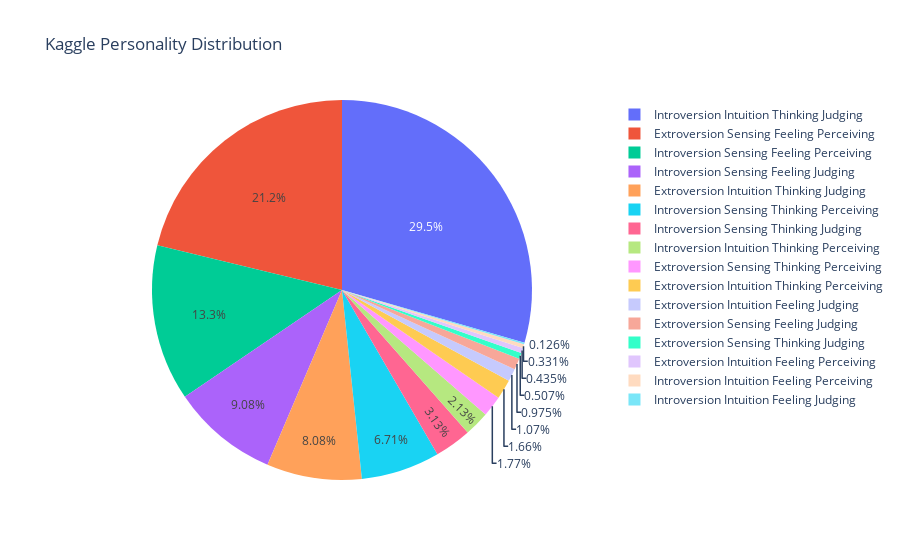

Notebook code for this chart:
### Code cell
import plotly.graph_objs as go
import plotly.offline as py


labels = pred_df['description']
sizes = pred_df['percent']*100
 
trace = go.Pie(labels=labels, values=sizes)
layout = go.Layout(title='Kaggle Personality Distribution')
 
data = [trace]
fig = go.Figure(data=data, layout=layout)
py.iplot(fig)

### Figure 1 — Plotly figure (JSON) as saved in the notebook; plotly's stock layout.template omitted (floating-point values rounded to 4 significant figures)
{"data": [{"labels": ["Introversion Intuition Thinking Judging", "Extroversion Sensing Feeling Perceiving", "Introversion Sensing Feeling Perceiving", "Introversion Sensing Feeling Judging", "Extroversion Intuition Thinking Judging", "Introversion Sensing Thinking Perceiving", "Introversion Sensing Thinking Judging", "Introversion Intuition Thinking Perceiving", "Extroversion Sensing Thinking Perceiving", "Extroversion Intuition Thinking Perceiving", "Extroversion Intuition Feeling Judging", "Extroversion Sensing Feeling Judging", "Extroversion Sensing Thinking Judging", "Extroversion Intuition Feeling Perceiving", "Introversion Intuition Feeling Perceiving", "Introversion Intuition Feeling Judging"], "type": "pie", "values": [29.48, 21.22, 13.28, 9.081, 8.083, 6.705, 3.131, 2.132, 1.774, 1.659, 1.073, 0.975, 0.5075, 0.4354, 0.3307, 0.1261]}], "layout": {"title": {"text": "Kaggle Personality Distribution"}}}
